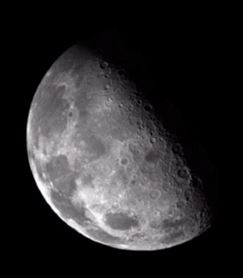
#> input picture lab3/task2/moon.jpg, 243 x 278 px
$ python task2.py
#> lines starting #> are read from the running program, lines starting #| are printed output that depends on the picture
# This is a sample Python script.

# Press Shift+F10 to execute it or replace it with your code.
# Press Double Shift to search everywhere for classes, files, tool windows, actions, and settings.


import matplotlib.pyplot as plt
import cv2
import numpy as np
#%matplotlib inline
plt.rcParams['font.sans-serif']=['SimHei'] #用来正常显示中文标签
plt.rcParams['axes.unicode_minus']=False #用来正常显示负

img=cv2.imread(r"moon.jpg",0)
#> img: shape (278, 243); min 0, max 255, mean 43.5

#拉普拉斯锐化：
fi1=np.array([[0,1,0],[1,-4,1],[0,1,0]])
fi2=np.array([[0,-1,0],[-1,5,-1],[0,-1,0]])
#使用opencv的卷积函数 滤波去噪声
img1 = cv2.filter2D(img,-1,fi1,borderType=cv2.BORDER_DEFAULT)
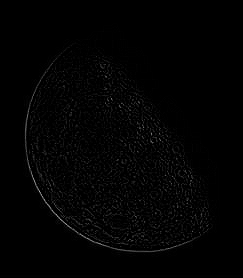
#> img1: shape (278, 243); min 0, max 181, mean 2.8
img2 = cv2.filter2D(img,-1,fi2,borderType=cv2.BORDER_DEFAULT)
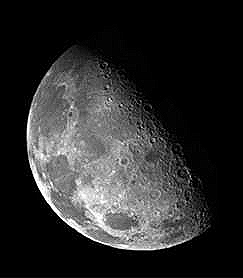
#> img2: shape (278, 243); min 0, max 255, mean 43.9

#输出对应的图片
plt.figure(figsize=(12,6))
plt.subplot(131)
plt.imshow(img,vmin=0,vmax=255,cmap=plt.cm.gray)#设置内部的坐标，以及灰度的最大值和最小值
plt.title("原图像")
plt.axis('off')
plt.subplot(132)
plt.imshow(img1,vmin=0,vmax=255,cmap=plt.cm.gray)
plt.title("拉普拉斯滤波图像")
plt.axis('off')
plt.subplot(133)
plt.imshow(img2,vmin=0,vmax=255,cmap=plt.cm.gray)
plt.title("拉普拉斯锐化增强图像")
plt.axis('off')

plt.savefig("ch3-43.jpg")
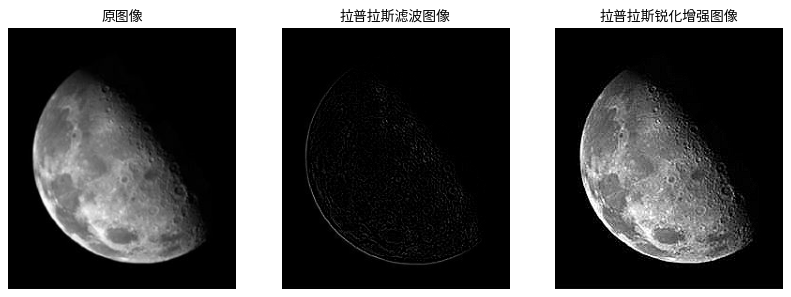
#> figure drawn by matplotlib, 3 panels
plt.show()
